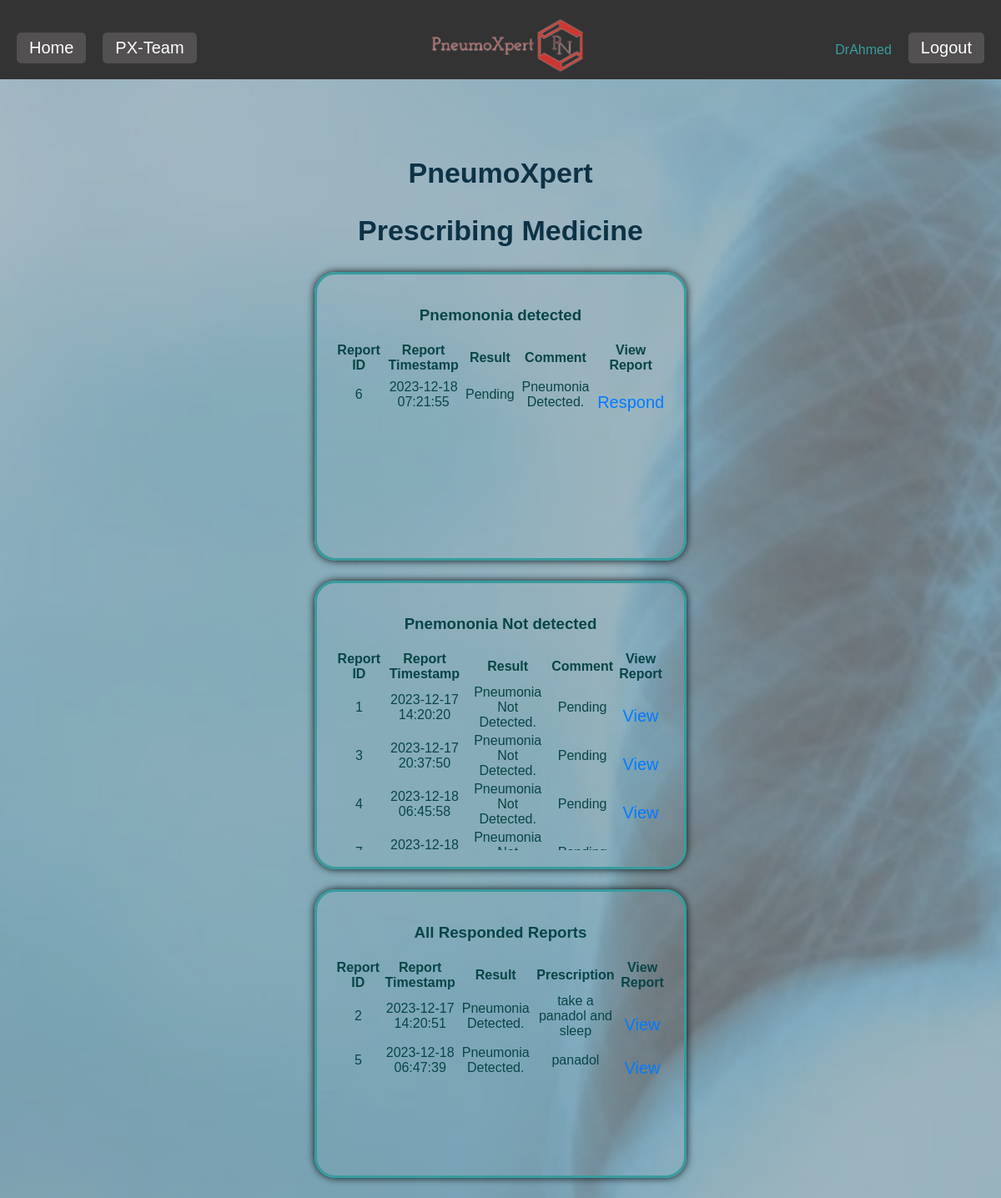
/doctor (signed in), run on the app's committed database.
### tables this page shows
CREATE TABLE Report (
            id INTEGER PRIMARY KEY UNIQUE,
            report_date DATETIME DEFAULT CURRENT_TIMESTAMP,
            user_id INTEGER NOT NULL,
            symptoms TEXT,
            symptom_duration TEXT,
            breathing_difficulty TEXT,
            coughing_mucus TEXT,
            mucus_color_consistency TEXT,
            chest_pain TEXT,
            chest_pain_description TEXT,
            medical_conditions TEXT,
            smoking TEXT,
            smoking_details TEXT,
            family_history TEXT,
            Result TEXT NOT NULL,
            FOREIGN KEY(user_id) REFERENCES User(id)
        );

CREATE TABLE Response (
            id INTEGER PRIMARY KEY UNIQUE,
            user_id INTEGER,
            doctor_id INTEGER,
            report_id INTEGER,
            response TEXT NOT NULL,
            FOREIGN KEY(user_id) REFERENCES User(id),
            FOREIGN KEY(doctor_id) REFERENCES User(id),
            FOREIGN KEY(report_id) REFERENCES Report(id)
        );

### app.py (the view)
@app.route('/doctor', methods=['GET', 'POST'])
def doctor():
    if 'Log_ID' in session and session['Log_ID']:
        if session.get("Utype") == "Doctor":
            user_Preports = fetch_all_reports_pneumonia()
            user_NPreports = fetch_all_reports_nonPneumonia()
            DocResponds = getReportsRespondedBy(session.get("Log_ID"))
            return render_template('Doctor.html', username=session.get('username', 'Guest'),user_Preports=user_Preports, user_NPreports = user_NPreports,user_ResReports=DocResponds)
        elif session.get("Utype") == "patient":
            return redirect(url_for('doctor'))
    else:
        return redirect(url_for('login'))

### templates/Doctor.html (shortened to what this page needs)
<!DOCTYPE html>
<html>
<head>
    <link rel="stylesheet" href="{{ url_for('static', filename='style.css') }}">
</head>
<body>
    <div class="navbar">
        <div class="center-logo">
            <a href="/home" class="nav-button">Home</a>
            <a href="/about_us" class="nav-button">PX-Team</a>
        </div>
        <div class="logo">
            <a href="/">
                <img src="{{ url_for('static', filename='Logo.png') }}" alt="Logo">
            </a>
        </div>
        <p>{{username if username else 'Guest' }}</p>
        <div class="login-signup">
            <a href="/logout" class="nav-button">Logout</a>
        </div>
    </div>
    <div class="spacer"></div>
    <h1 class="h1centre">PneumoXpert</h1>
    <h1 class="h1centre">Prescribing Medicine</h1>
    <div class="center-container">
    <div class="login-signup-container" style="margin-top: 0%;">
    <div class="table-container">
    <h3>Pnemononia detected</h3>
    <table>
        <thead>
            <tr>
                <th>Report ID</th>
                <th>Report Timestamp</th>
                <th>Result</th>
                <th>Comment</th>
                <th>View Report</th>
            </tr>
        </thead>
        <tbody>
            {% if user_Preports %}
                {% for i in user_Preports %}
                    <tr>
                        <td>{{ i[0] }}</td>
                        <td>{{ i[1] }}</td>
                        <td>{{ i[-1].replace("Pneumonia Detected.","Positive")}}</td>
                        <td>{{ i[-2]}}</td>
                        <td><a href="{{ url_for('Response', report_id=i[0]) }}">Respond</a></td>
                    </tr>
                {% endfor %}
            {% else %}
                <tr>
                    <td colspan="3">No reports found</td>
                </tr>
            {% endif %}
        </tbody>
    </table>
</div>
</div>
</div>
<div class="center-container">
    <div class="login-signup-container" style="margin-top: 2%;">
    <div class="table-container">
    <h3>Pnemononia Not detected</h3>
    <table>
        <thead>
            <tr>
                <th>Report ID</th>
                <th>Report Timestamp</th>
                <th>Result</th>
                <th>Comment</th>
                <th>View Report</th>
            </tr>
        </thead>
        <tbody>
            {% if user_NPreports %}
                {% for i in user_NPreports %}
                    <tr>
                        <td>{{ i[0] }}</td>
                        <td>{{ i[1] }}</td>
                        <td>{{ i[-2]}}</td>
                        <td>{{ i[-1]}}</td>
                        <td><a href="{{ url_for('display_report', report_id=i[0]) }}">View</a></td>
                    </tr>
                {% endfor %}
            {% else %}
                <tr>
                    <td colspan="3">No reports found</td>
                </tr>
            {% endif %}
        </tbody>
    </table>
</div>
</div>
</div>
<div class="center-container">
    <div class="login-signup-container" style="margin-top: 2%; margin-bottom:2%">
    <div class="table-container">
    <h3>All Responded Reports</h3>
    <table>
        <thead>
            <tr>
                <th>Report ID</th>
                <th>Report Timestamp</th>
                <th>Result</th>
                <th>Prescription</th>
                <th>View Report</th>
            </tr>
        </thead>
        <tbody>
            {% if user_ResReports %}
                {% for i in user_ResReports %}
                    <tr>
                        <td>{{ i[0] }}</td>
                        <td>{{ i[1] }}</td>
                        <td>{{ i[-2]}}</td>
                        <td>{{ i[-1]}}</td>
                        <td><a href="{{ url_for('display_report', report_id=i[0]) }}">View</a></td>
                    </tr>
                {% endfor %}
            {% else %}
                <tr>
                    <td colspan="3">No reports found</td>
                </tr>
            {% endif %}
        </tbody>
    </table>
</div>
</div>
</div>
</body>
</html>

### static/style.css (style rules this page uses)
body { font-family: Arial, sans-serif; margin: 0; padding: 0; background-image: url('./BG.png'); background-size: cover; background-repeat: no-repeat; }
.table-container { height: 300px; overflow-y: auto; }
.h1centre { text-align: center; color: #0d3245; margin-bottom: 30px; font-size: 34px; }
a { display: block; text-align: left; color: #506351; text-decoration: none; font-size: 20px; margin-top: 20px; transition: color 0.3s ease; max-width: 100%; text-align: center; }
.spacer { height: 70px; }
.center-container { display: flex; justify-content: center; align-items: center; text-align: center; }
.login-signup-container { border: 3px solid #389c9f; box-shadow: 0px 0px 10px rgba(0, 0, 0, 0.9); padding: 20px; border-radius: 25px; max-width: 400px; color: #084547; margin-top: 10%; }
a { color: #007BFF; text-decoration: none; transition: color 0.3s; }
.navbar { display: flex; justify-content: space-between; align-items: center; background-color: #333; height: 75px; padding: 10px 20px; }
.navbar p { margin-top: auto; padding: 0px 20px; color: #389c9f; }
.navbar img { max-height: 90px; margin: 0; }
.nav-button { text-decoration: none; padding: 7px 15px; background-color: #525050; color: #fff; border-radius: 5px; transition: background-color 0.3s ease; }
.center-logo { display: flex; gap: 20px; }
.logo { flex: 1; text-align: center; }
.login-signup { text-align: right; }

### data on the page
Report: id "6", report_date "2023-12-18 07:21:55", i "Pending", Result "Pneumonia Detected."
Report: id "1", report_date "2023-12-17 14:20:20", Result "Pneumonia Not Detected.", i "Pending"
Report: id "3", report_date "2023-12-17 20:37:50", Result "Pneumonia Not Detected.", i "Pending"
Report: id "4", report_date "2023-12-18 06:45:58", Result "Pneumonia Not Detected.", i "Pending"
Report: report_date "2023-12-18…", Result "Pneumonia…"
Report: report_date "2023-12-17 14:20:51", Result "Pneumonia Detected."
Response: response "take a panadol and sleep"
Report: report_date "2023-12-18 06:47:39", Result "Pneumonia Detected."
Response: response "panadol"

### other printed values
{{ username if username else 'Guest' }} "DrAhmed"
{{ i[0] }} "2" "5"
